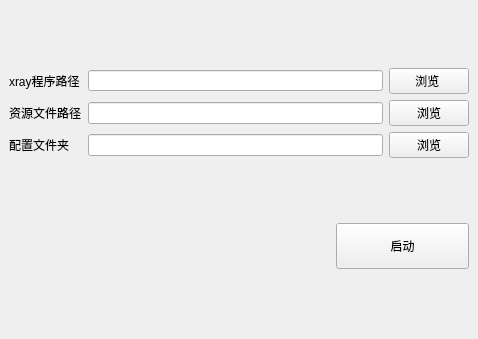
<?xml version="1.0" encoding="UTF-8"?>
<ui version="4.0">
 <class>MainWindow</class>
 <widget class="QMainWindow" name="MainWindow">
  <property name="geometry">
   <rect>
    <x>0</x>
    <y>0</y>
    <width>474</width>
    <height>339</height>
   </rect>
  </property>
  <property name="windowTitle">
   <string>xray启动器</string>
  </property>
  <widget class="QWidget" name="centralwidget">
   <layout class="QGridLayout" name="gridLayout_2" columnstretch="1,0">
    <item row="0" column="0" colspan="2">
     <layout class="QGridLayout" name="gridLayout">
      <item row="0" column="0">
       <widget class="QLabel" name="label">
        <property name="text">
         <string>xray程序路径</string>
        </property>
       </widget>
      </item>
      <item row="0" column="1">
       <widget class="QLineEdit" name="xrayPathEdit">
        <property name="minimumSize">
         <size>
          <width>295</width>
          <height>0</height>
         </size>
        </property>
        <property name="maximumSize">
         <size>
          <width>16777215</width>
          <height>21</height>
         </size>
        </property>
       </widget>
      </item>
      <item row="0" column="2">
       <widget class="QPushButton" name="selectXrayPathBtn">
        <property name="text">
         <string>浏览 </string>
        </property>
       </widget>
      </item>
      <item row="1" column="0">
       <widget class="QLabel" name="label_2">
        <property name="text">
         <string>资源文件路径</string>
        </property>
       </widget>
      </item>
      <item row="1" column="1">
       <widget class="QLineEdit" name="dataPathEdit"/>
      </item>
      <item row="1" column="2">
       <widget class="QPushButton" name="selectDataPathBtn">
        <property name="text">
         <string>浏览</string>
        </property>
       </widget>
      </item>
      <item row="2" column="0">
       <widget class="QLabel" name="label_3">
        <property name="text">
         <string>配置文件夹</string>
        </property>
       </widget>
      </item>
      <item row="2" column="1">
       <widget class="QLineEdit" name="configPathEdit"/>
      </item>
      <item row="2" column="2">
       <widget class="QPushButton" name="selectConfigPathBtn">
        <property name="text">
         <string>浏览</string>
        </property>
       </widget>
      </item>
     </layout>
    </item>
    <item row="1" column="1">
     <widget class="QPushButton" name="runBtn">
      <property name="minimumSize">
       <size>
        <width>133</width>
        <height>46</height>
       </size>
      </property>
      <property name="text">
       <string>启动</string>
      </property>
     </widget>
    </item>
   </layout>
  </widget>
  <widget class="QMenuBar" name="menubar">
   <property name="geometry">
    <rect>
     <x>0</x>
     <y>0</y>
     <width>474</width>
     <height>21</height>
    </rect>
   </property>
  </widget>
 </widget>
 <resources/>
 <connections/>
</ui>
